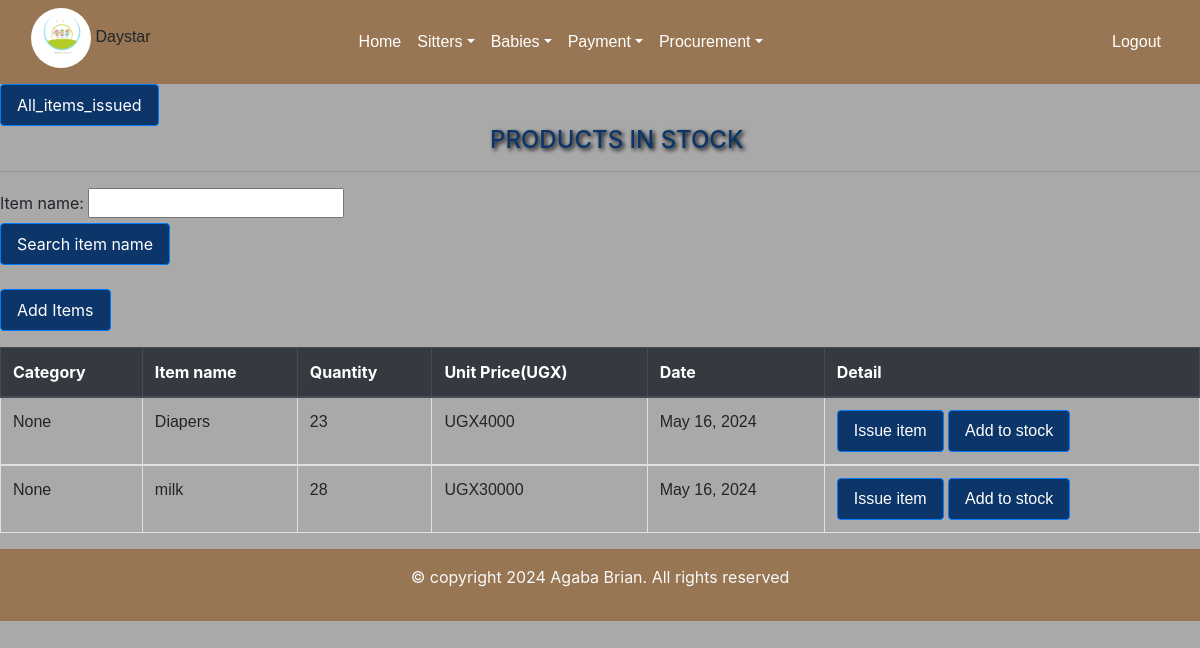
Screenshot of /inventories/ (signed in) with the database file from the repository.
### day/models.py (models this page shows, shortened)
class Procurement(models.Model):
    category = models.ForeignKey(Category,on_delete=models.CASCADE,null=True, blank=True)
    item_name = models.CharField(max_length=200,)
    Quantity=models.IntegerField(default=0)
    date=models.DateField(default=timezone.now)
    Unit_price=models.IntegerField( null=True)
    received_quantity=models.IntegerField(default=0,null=True,blank=True)

### day/views.py (the view)
# urls.py: path('inventories/', views.inventories, name='inventories'),
@login_required
def inventories(request):
    inventory=Procurement.objects.all().order_by('id')
    product_filters=ProcurementFilter(request.GET,queryset=inventory)
    inventory=product_filters.qs
    return render(request,'inventories.html',{'inventory':inventory,'product_filters':product_filters})

### day/templates/inventories.html (shortened to what this page needs)
{% extends 'base.html' %}
{% load static %}
{% block content %}
    <a href="/all_issue_items"  class="hover-button"><input type= "submit" value="All_items_issued" class="btn btn-primary" type="button"/></a>
<div class="table-container">
        <h4 >PRODUCTS  IN  STOCK</h4><hr>
        <form action="" method="GET"style="margin-right:450px;">
            {{product_filters.form}}
            <input type="submit" value="Search item name" class="btn btn-primary" style="width:170px"/>
            </form>
         <br>
        <a href="/inventoryform" class="btn btn-primary mb-3">Add Items</a>
<table class="table table-bordered">
    <thead class="thead-dark table-bordered">
        <tr>
            <th scope="col" class="project-h1">Category</th>
            <th scope="col" class="project-h1">Item name</th>
            <th scope="col" class="project-h1">Quantity</th>
            <th scope="col" class="project-h1">Unit Price(UGX)</th>
            <th scope="col" class="project-h1">Date</th>
            <th scope="col" class="project-h1">Detail</th>
        </tr>
    </thead>
    {% for product  in inventory %}
    <tbody>
        <tr style="font-family: sans-serif;">
            <td>{{product.category}}</td>
            <td>{{product.item_name}}</td>
             <td>{{product.Quantity}}</td>
             <td>UGX{{product.Unit_price}}</td>
             <td> {{product.date}}</td>
           <div>
            <td >
                <a href="{% url 'issue' pk=product.id %}" class="btn btn-primary">Issue item</a>
                <a href="{% url 'add_to_stocks' pk=product.id %}" class="btn btn-primary">Add to stock</a>
            </td>
        </div>
        </tr>
    </tbody>
    {% endfor %}
</table>
</div>
{% endblock %}

### day/templates/inventories.html (style rules this page uses)
h4 { color:#0C356A; text-shadow: 2px 2px 4px #000000; margin-left: 490px; }
.btn-primary { background-color: #094f9f; }
.btn { background-color: #0c356a; color: white; transition: background-color 0.7s; text-decoration: none; padding: 8px 16px; border-radius: 4px; }
body { background-color: darkgray }

### rows the page displays
Procurement: category "None", item_name "Diapers", Quantity "23", Unit_price "4000", date "May 16, 2024"
Procurement: category "None", item_name "milk", Quantity "28", Unit_price "30000", date "May 16, 2024"
